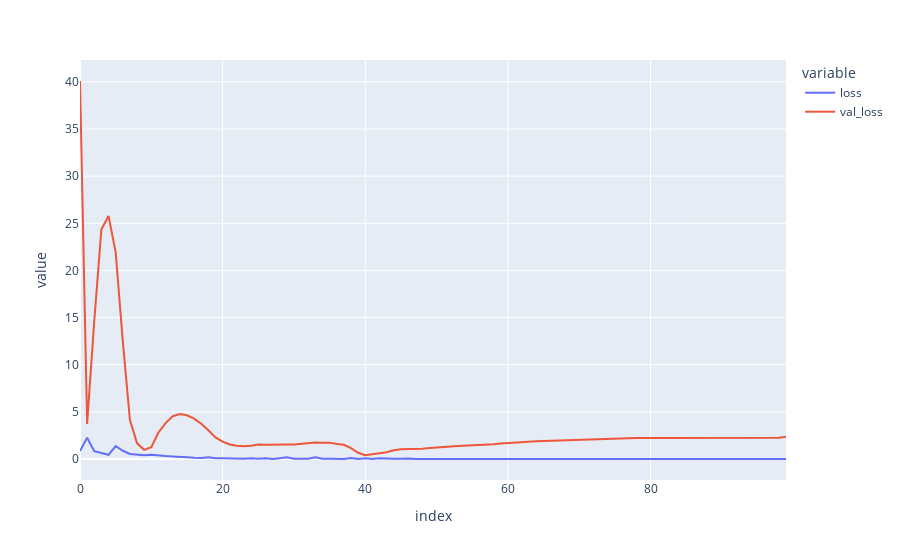

Notebook cell for this chart:
### Code cell
f1 = np.array(history.history['loss']).flatten()
valf1 = np.array(history.history['val_loss']).flatten()
px.line(pd.DataFrame(np.array([f1, valf1]).T, columns=['loss', 'val_loss'])).show()
